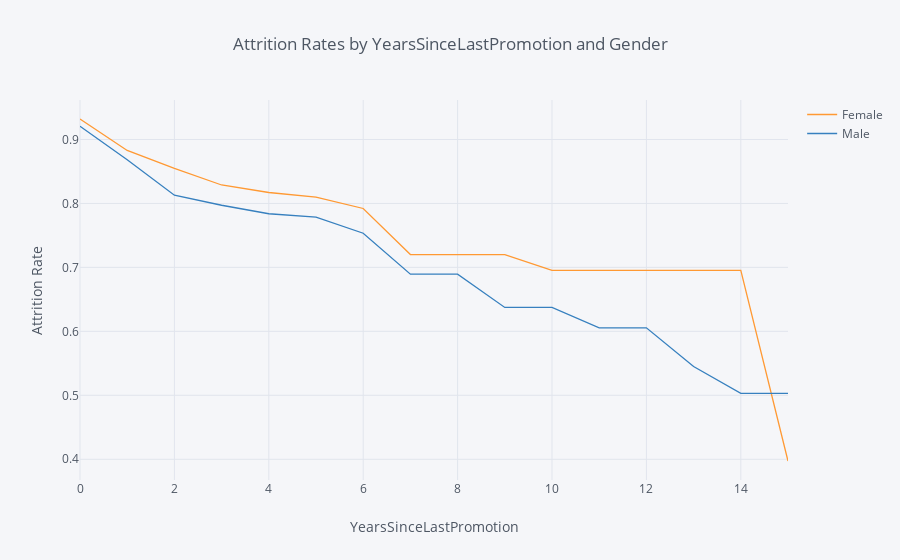

Notebook code cell kept with this figure:
### Markdown cell above
## 3. Let's look at retention rate by gender from a third perspective - the number of years since the employee's last promotion. Generate and plot a survival curve showing this.

### Code cell
survival(data,'Gender','YearsSinceLastPromotion','Attrition').iplot(kind='line',
                                                              xTitle='YearsSinceLastPromotion',
                                                              yTitle='Attrition Rate',
                                                              title='Attrition Rates by YearsSinceLastPromotion and Gender')

### Figure 1 — Plotly figure (JSON) as saved in the notebook; plotly's stock layout.template omitted (floating-point values rounded to 4 significant figures)
{"data": [{"line": {"color": "rgba(255, 153, 51, 1.0)", "dash": "solid", "shape": "linear", "width": 1.3}, "mode": "lines", "name": "Female", "text": "", "type": "scatter", "uid": "520a8cec-1a4d-46df-8046-b9f580903f7d", "x": [0, 1, 2, 3, 4, 5, 6, 7, 8, 9, 10, 11, 12, 13, 14, 15], "y": [0.932, 0.8828, 0.8547, 0.8288, 0.817, 0.8099, 0.7921, 0.7201, 0.7201, 0.7201, 0.6952, 0.6952, 0.6952, 0.6952, 0.6952, 0.3973]}, {"line": {"color": "rgba(55, 128, 191, 1.0)", "dash": "solid", "shape": "linear", "width": 1.3}, "mode": "lines", "name": "Male", "text": "", "type": "scatter", "uid": "b6ee7d7b-b38a-40d3-b8a1-1eae46f4c0d5", "x": [0, 1, 2, 3, 4, 5, 6, 7, 8, 9, 10, 11, 12, 13, 14, 15], "y": [0.9206, 0.8684, 0.8128, 0.7971, 0.7838, 0.7785, 0.7534, 0.6894, 0.6894, 0.6374, 0.6374, 0.6055, 0.6055, 0.5449, 0.503, 0.503]}], "layout": {"legend": {"bgcolor": "#F5F6F9", "font": {"color": "#4D5663"}}, "paper_bgcolor": "#F5F6F9", "plot_bgcolor": "#F5F6F9", "title": {"font": {"color": "#4D5663"}, "text": "Attrition Rates by YearsSinceLastPromotion and Gender"}, "xaxis": {"gridcolor": "#E1E5ED", "showgrid": true, "tickfont": {"color": "#4D5663"}, "title": {"font": {"color": "#4D5663"}, "text": "YearsSinceLastPromotion"}, "zerolinecolor": "#E1E5ED"}, "yaxis": {"gridcolor": "#E1E5ED", "showgrid": true, "tickfont": {"color": "#4D5663"}, "title": {"font": {"color": "#4D5663"}, "text": "Attrition Rate"}, "zerolinecolor": "#E1E5ED"}}}
